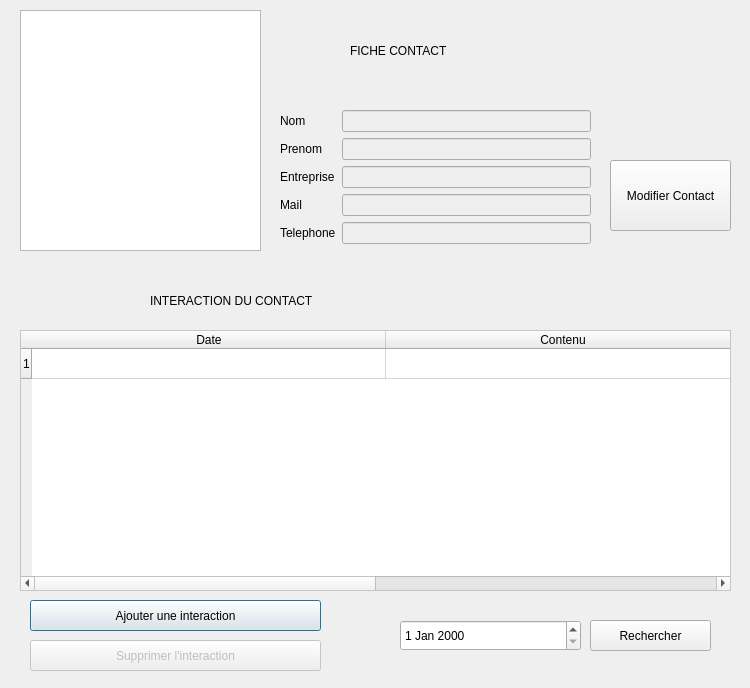
<?xml version="1.0" encoding="UTF-8"?>
<ui version="4.0">
 <class>FicheContact</class>
 <widget class="QDialog" name="FicheContact">
  <property name="geometry">
   <rect>
    <x>0</x>
    <y>0</y>
    <width>750</width>
    <height>688</height>
   </rect>
  </property>
  <property name="minimumSize">
   <size>
    <width>750</width>
    <height>688</height>
   </size>
  </property>
  <property name="windowTitle">
   <string>Dialog</string>
  </property>
  <widget class="QGraphicsView" name="PhotoContact">
   <property name="geometry">
    <rect>
     <x>20</x>
     <y>10</y>
     <width>241</width>
     <height>241</height>
    </rect>
   </property>
  </widget>
  <widget class="QTableWidget" name="tableWidget">
   <property name="geometry">
    <rect>
     <x>20</x>
     <y>330</y>
     <width>711</width>
     <height>261</height>
    </rect>
   </property>
   <property name="maximumSize">
    <size>
     <width>711</width>
     <height>261</height>
    </size>
   </property>
   <property name="styleSheet">
    <string notr="true">QTableWidget{
background-color: #FFFFFF;
alternate-background-color: #BEEAFD;
selection-background-color:#1F567C;
}</string>
   </property>
   <property name="editTriggers">
    <set>QAbstractItemView::NoEditTriggers</set>
   </property>
   <property name="alternatingRowColors">
    <bool>true</bool>
   </property>
   <property name="selectionBehavior">
    <enum>QAbstractItemView::SelectRows</enum>
   </property>
   <attribute name="horizontalHeaderCascadingSectionResizes">
    <bool>false</bool>
   </attribute>
   <attribute name="horizontalHeaderDefaultSectionSize">
    <number>354</number>
   </attribute>
   <row>
    <property name="text">
     <string>1</string>
    </property>
   </row>
   <column>
    <property name="text">
     <string>Date</string>
    </property>
   </column>
   <column>
    <property name="text">
     <string>Contenu</string>
    </property>
   </column>
  </widget>
  <widget class="QPushButton" name="pushButton">
   <property name="geometry">
    <rect>
     <x>30</x>
     <y>600</y>
     <width>291</width>
     <height>31</height>
    </rect>
   </property>
   <property name="text">
    <string>Ajouter une interaction</string>
   </property>
  </widget>
  <widget class="QWidget" name="formLayoutWidget">
   <property name="geometry">
    <rect>
     <x>280</x>
     <y>110</y>
     <width>311</width>
     <height>161</height>
    </rect>
   </property>
   <layout class="QFormLayout" name="formLayout">
    <item row="0" column="0">
     <widget class="QLabel" name="LabelNom">
      <property name="text">
       <string>Nom</string>
      </property>
     </widget>
    </item>
    <item row="0" column="1">
     <widget class="QLineEdit" name="NomContact">
      <property name="enabled">
       <bool>false</bool>
      </property>
     </widget>
    </item>
    <item row="1" column="0">
     <widget class="QLabel" name="LabelPrenom">
      <property name="text">
       <string>Prenom</string>
      </property>
     </widget>
    </item>
    <item row="1" column="1">
     <widget class="QLineEdit" name="PrenomContact">
      <property name="enabled">
       <bool>false</bool>
      </property>
     </widget>
    </item>
    <item row="2" column="0">
     <widget class="QLabel" name="LabelEntreprise">
      <property name="text">
       <string>Entreprise</string>
      </property>
     </widget>
    </item>
    <item row="2" column="1">
     <widget class="QLineEdit" name="EntrepriseContact">
      <property name="enabled">
       <bool>false</bool>
      </property>
     </widget>
    </item>
    <item row="4" column="0">
     <widget class="QLabel" name="LabelTelephone">
      <property name="text">
       <string>Telephone</string>
      </property>
     </widget>
    </item>
    <item row="4" column="1">
     <widget class="QLineEdit" name="TelephoneContact">
      <property name="enabled">
       <bool>false</bool>
      </property>
      <property name="frame">
       <bool>true</bool>
      </property>
     </widget>
    </item>
    <item row="3" column="0">
     <widget class="QLabel" name="LabelMail">
      <property name="text">
       <string>Mail</string>
      </property>
     </widget>
    </item>
    <item row="3" column="1">
     <widget class="QLineEdit" name="MailContact">
      <property name="enabled">
       <bool>false</bool>
      </property>
     </widget>
    </item>
   </layout>
  </widget>
  <widget class="QLabel" name="label">
   <property name="geometry">
    <rect>
     <x>350</x>
     <y>0</y>
     <width>381</width>
     <height>101</height>
    </rect>
   </property>
   <property name="styleSheet">
    <string notr="true">font: 800 28pt &quot;Cantarell&quot;;</string>
   </property>
   <property name="text">
    <string>FICHE CONTACT</string>
   </property>
  </widget>
  <widget class="QPushButton" name="BoutonModifierContact">
   <property name="geometry">
    <rect>
     <x>610</x>
     <y>160</y>
     <width>121</width>
     <height>71</height>
    </rect>
   </property>
   <property name="text">
    <string>Modifier Contact</string>
   </property>
  </widget>
  <widget class="QPushButton" name="BoutonRechercheInteraction">
   <property name="geometry">
    <rect>
     <x>590</x>
     <y>620</y>
     <width>121</width>
     <height>31</height>
    </rect>
   </property>
   <property name="text">
    <string>Rechercher</string>
   </property>
  </widget>
  <widget class="QDateEdit" name="dateRecherche">
   <property name="geometry">
    <rect>
     <x>400</x>
     <y>620</y>
     <width>181</width>
     <height>31</height>
    </rect>
   </property>
  </widget>
  <widget class="QLabel" name="label_2">
   <property name="geometry">
    <rect>
     <x>150</x>
     <y>260</y>
     <width>451</width>
     <height>81</height>
    </rect>
   </property>
   <property name="styleSheet">
    <string notr="true">font: 800 24pt &quot;Cantarell&quot;;</string>
   </property>
   <property name="text">
    <string>INTERACTION DU CONTACT</string>
   </property>
  </widget>
  <widget class="QPushButton" name="BoutonSuppInteraction">
   <property name="enabled">
    <bool>false</bool>
   </property>
   <property name="geometry">
    <rect>
     <x>30</x>
     <y>640</y>
     <width>291</width>
     <height>31</height>
    </rect>
   </property>
   <property name="text">
    <string>Supprimer l'interaction</string>
   </property>
  </widget>
 </widget>
 <resources/>
 <connections/>
</ui>
